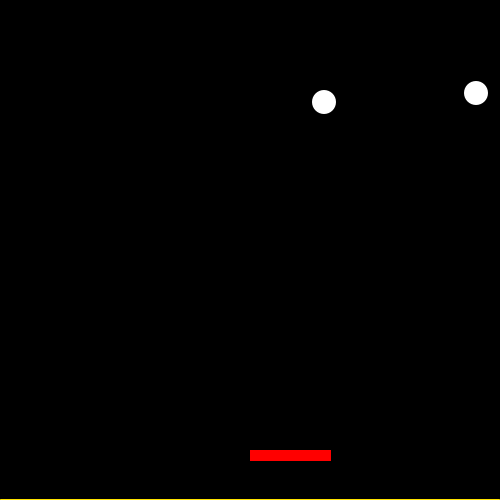
Frame 1 (no input)
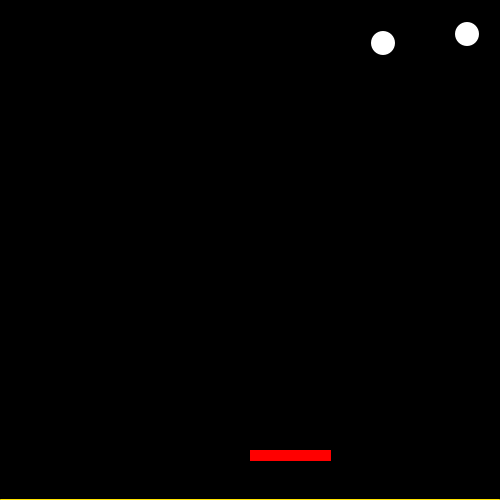
Frame 60 (the mouse pressed at the canvas centre just before this capture)
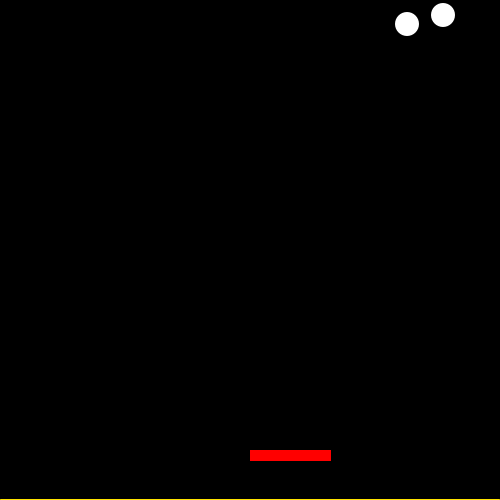
Frame 120 (the mouse held since frame 60 and released just before this capture)

The Processing sketch that drew these frames (run headless with seeded random() and noise(); from frame 60 on, the mouse is pressed at the canvas centre):

// Processing sketch: processing_84084
// ── processing_84084.pde

//Priscilla Tai, Bouncing Ball, CP1 Mods 14-15.
//http://www.webs.com/bouncingball.html

/* @pjs globalKeyEvents= "true"; */

Ball bob;
Ball jill;
Paddle pat;

boolean gameOver= false;

void setup()
{
  bob= new Ball();
  jill= new Ball();
  pat= new Paddle();
  size(500, 500);
  frameRate(250);
  text("", 100, 100);
}

void draw()
{
  if (gameOver==false)
  {
    background(0);
    stroke(257, 227, 0);
    line(0, 499, 499, 499);
    pat.move();
    pat.keyPressed();
    pat.showw();
    jill.move();
    jill.bounce();
    jill.show();
    bob.move();
    bob.bounce();
    bob.show();
  }
  if (keyPressed==true && key=='r')
  {
    gameOver=false;
    bob=new Ball();
    jill=new Ball();
  }
}  

class Ball
{
  int x, y;
  boolean up, right;
  Ball()
  {
    x= int(random(500));
    y= int(random(400));
    up=true;
    right=true;
  }
  void move()
  {
    if (up==true)
    {
      y--;
    }
    else
    {
      y++;
    }
    if (right==true)
    {
      x++;
    }
    else
    {
      x--;
    }
  }
  void bounce()
  {
    if (x<0)
    { 
      right=true;
    }
    if (x>500)
    {
      right=false;
    }
    if (y<0)
    {
      up=false;
    }
    if (y>500)
    {
      up=true;
    }
    if (get(x, y+12)==color(257, 227, 0))
    {
      gameOver=true;
      background(255);
      textSize(24);
      text("press 'r' to restart game", 100, 250);
    }
    if (get(x, y+12)==color(255, 0, 0))
    {
      up=true;
    }
    if (get(x-12, y)==color(0, 255, 0))
    {
      up=false;
    }
  }
  void show()
  {
    fill(255);
    noStroke();
    ellipse(x, y, 24, 24);
  }
}

class Paddle
{
  int a, b;
  boolean right;
  Paddle()
  {
    a=250;
    b=450;
  }
  void move()
  {
  }
  void keyPressed()
  {
    if (keyPressed==true && key== 'a' && a>0)
    {
      a--;
    }
    if (keyPressed==true && key== 's' && a<420)
    {
      a++;
    }
  }
  void showw()
  {
    stroke(255, 0, 0);
    fill(255, 0, 0);
    rect(a, b, 80, 10);
  }
}
